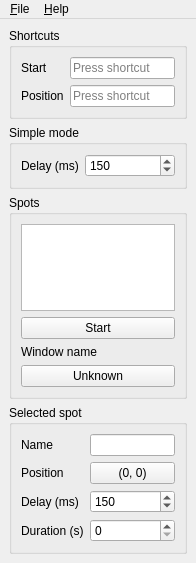
<?xml version="1.0" encoding="UTF-8"?>
<ui version="4.0">
 <class>MainWindow</class>
 <widget class="QMainWindow" name="MainWindow">
  <property name="geometry">
   <rect>
    <x>0</x>
    <y>0</y>
    <width>196</width>
    <height>563</height>
   </rect>
  </property>
  <widget class="QWidget" name="centralwidget">
   <layout class="QVBoxLayout" name="verticalLayout_2">
    <item>
     <widget class="QGroupBox" name="groupBox">
      <property name="title">
       <string>Shortcuts</string>
      </property>
      <layout class="QFormLayout" name="formLayout_2">
       <item row="0" column="0">
        <widget class="QLabel" name="startKeyLabel">
         <property name="text">
          <string>Start</string>
         </property>
        </widget>
       </item>
       <item row="0" column="1">
        <widget class="QKeySequenceEdit" name="startKeySequenceEdit">
         <property name="focusPolicy">
          <enum>Qt::ClickFocus</enum>
         </property>
        </widget>
       </item>
       <item row="1" column="0">
        <widget class="QLabel" name="label">
         <property name="text">
          <string>Position</string>
         </property>
        </widget>
       </item>
       <item row="1" column="1">
        <widget class="QKeySequenceEdit" name="positionKeySequenceEdit">
         <property name="focusPolicy">
          <enum>Qt::ClickFocus</enum>
         </property>
        </widget>
       </item>
      </layout>
     </widget>
    </item>
    <item>
     <widget class="QGroupBox" name="simpleGroupBox">
      <property name="title">
       <string>Simple mode</string>
      </property>
      <layout class="QFormLayout" name="formLayout_3">
       <item row="0" column="0">
        <widget class="QLabel" name="defaultDelayLabel">
         <property name="text">
          <string>Delay (ms)</string>
         </property>
        </widget>
       </item>
       <item row="0" column="1">
        <widget class="QSpinBox" name="defaultDelaySpinBox">
         <property name="minimum">
          <number>1</number>
         </property>
         <property name="maximum">
          <number>1000000</number>
         </property>
         <property name="singleStep">
          <number>10</number>
         </property>
         <property name="value">
          <number>150</number>
         </property>
        </widget>
       </item>
      </layout>
     </widget>
    </item>
    <item>
     <widget class="QGroupBox" name="groupBox_2">
      <property name="title">
       <string>Spots</string>
      </property>
      <layout class="QVBoxLayout" name="verticalLayout">
       <item>
        <widget class="QListView" name="spotsListView">
         <property name="acceptDrops">
          <bool>true</bool>
         </property>
         <property name="toolTip">
          <string>Press &lt;Ins&gt; or &lt;Del&gt; to add or remove a spot.</string>
         </property>
         <property name="editTriggers">
          <set>QAbstractItemView::NoEditTriggers</set>
         </property>
         <property name="dragEnabled">
          <bool>true</bool>
         </property>
         <property name="dragDropMode">
          <enum>QAbstractItemView::DragDrop</enum>
         </property>
         <property name="defaultDropAction">
          <enum>Qt::MoveAction</enum>
         </property>
         <property name="selectionBehavior">
          <enum>QAbstractItemView::SelectRows</enum>
         </property>
         <property name="movement">
          <enum>QListView::Free</enum>
         </property>
        </widget>
       </item>
       <item>
        <widget class="QPushButton" name="startPushButton">
         <property name="text">
          <string>Start</string>
         </property>
        </widget>
       </item>
       <item>
        <widget class="QLabel" name="windowLabel">
         <property name="text">
          <string>Window name</string>
         </property>
        </widget>
       </item>
       <item>
        <widget class="QPushButton" name="windowNamePushButton">
         <property name="text">
          <string>Unknown</string>
         </property>
        </widget>
       </item>
      </layout>
     </widget>
    </item>
    <item>
     <widget class="QGroupBox" name="spotGroupBox">
      <property name="title">
       <string>Selected spot</string>
      </property>
      <layout class="QFormLayout" name="formLayout">
       <item row="0" column="0">
        <widget class="QLabel" name="nameLabel">
         <property name="text">
          <string>Name</string>
         </property>
         <property name="buddy">
          <cstring>nameLineEdit</cstring>
         </property>
        </widget>
       </item>
       <item row="0" column="1">
        <widget class="QLineEdit" name="nameLineEdit"/>
       </item>
       <item row="1" column="0">
        <widget class="QLabel" name="positionLabel">
         <property name="text">
          <string>Position</string>
         </property>
         <property name="buddy">
          <cstring>positionPushButton</cstring>
         </property>
        </widget>
       </item>
       <item row="1" column="1">
        <widget class="QPushButton" name="positionPushButton">
         <property name="text">
          <string>(0, 0)</string>
         </property>
        </widget>
       </item>
       <item row="2" column="0">
        <widget class="QLabel" name="delayLabel">
         <property name="text">
          <string>Delay (ms)</string>
         </property>
         <property name="buddy">
          <cstring>delaySpinBox</cstring>
         </property>
        </widget>
       </item>
       <item row="2" column="1">
        <widget class="QSpinBox" name="delaySpinBox">
         <property name="minimum">
          <number>1</number>
         </property>
         <property name="maximum">
          <number>1000000</number>
         </property>
         <property name="singleStep">
          <number>10</number>
         </property>
         <property name="value">
          <number>150</number>
         </property>
        </widget>
       </item>
       <item row="3" column="0">
        <widget class="QLabel" name="durationLabel">
         <property name="text">
          <string>Duration (s)</string>
         </property>
        </widget>
       </item>
       <item row="3" column="1">
        <widget class="QSpinBox" name="durationSpinBox"/>
       </item>
      </layout>
     </widget>
    </item>
   </layout>
  </widget>
  <widget class="QMenuBar" name="menubar">
   <property name="geometry">
    <rect>
     <x>0</x>
     <y>0</y>
     <width>196</width>
     <height>21</height>
    </rect>
   </property>
   <widget class="QMenu" name="menuFile">
    <property name="title">
     <string>&amp;File</string>
    </property>
    <addaction name="separator"/>
    <addaction name="actionNew"/>
    <addaction name="actionOpen"/>
    <addaction name="actionSave"/>
    <addaction name="actionSaveAs"/>
    <addaction name="separator"/>
    <addaction name="actionTestDialog"/>
    <addaction name="actionExit"/>
   </widget>
   <widget class="QMenu" name="menuHelp">
    <property name="title">
     <string>&amp;Help</string>
    </property>
    <addaction name="separator"/>
    <addaction name="actionCheckUpdates"/>
    <addaction name="separator"/>
    <addaction name="actionAbout"/>
    <addaction name="actionAboutQt"/>
   </widget>
   <addaction name="menuFile"/>
   <addaction name="menuHelp"/>
  </widget>
  <action name="actionSettings">
   <property name="text">
    <string>&amp;Settings</string>
   </property>
   <property name="menuRole">
    <enum>QAction::PreferencesRole</enum>
   </property>
  </action>
  <action name="actionExit">
   <property name="text">
    <string>E&amp;xit</string>
   </property>
   <property name="menuRole">
    <enum>QAction::QuitRole</enum>
   </property>
  </action>
  <action name="actionAbout">
   <property name="text">
    <string>&amp;About...</string>
   </property>
   <property name="menuRole">
    <enum>QAction::AboutRole</enum>
   </property>
  </action>
  <action name="actionAboutQt">
   <property name="text">
    <string>About Qt</string>
   </property>
   <property name="menuRole">
    <enum>QAction::AboutQtRole</enum>
   </property>
  </action>
  <action name="actionCheckUpdates">
   <property name="text">
    <string>Check updates...</string>
   </property>
  </action>
  <action name="actionTestDialog">
   <property name="text">
    <string>&amp;Test dialog</string>
   </property>
  </action>
  <action name="actionOpen">
   <property name="text">
    <string>&amp;Open...</string>
   </property>
  </action>
  <action name="actionSave">
   <property name="text">
    <string>&amp;Save</string>
   </property>
  </action>
  <action name="actionSaveAs">
   <property name="text">
    <string>Save &amp;as...</string>
   </property>
  </action>
  <action name="actionNew">
   <property name="text">
    <string>&amp;New</string>
   </property>
  </action>
 </widget>
 <resources/>
 <connections/>
</ui>
